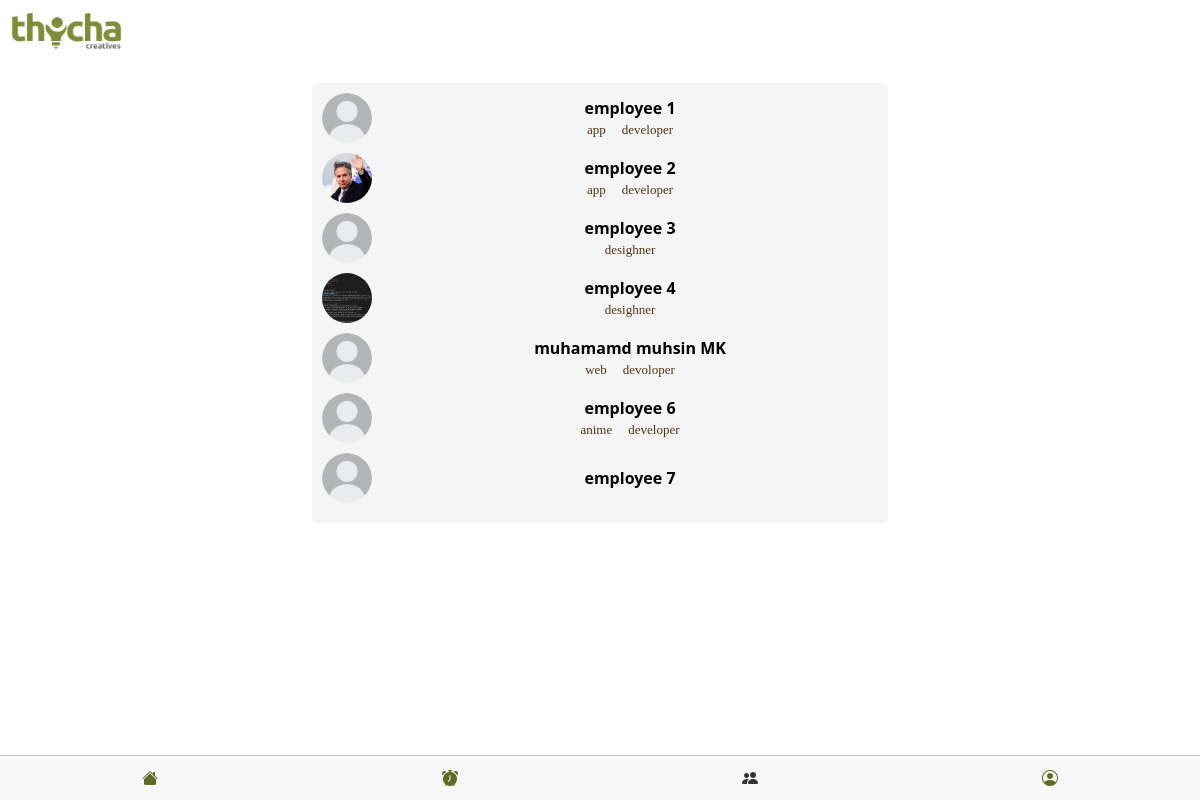
The app's page /employees/ (signed in) with its own data.
### Core/models.py (models this page shows, shortened)
class Employees(models.Model):
    user = models.OneToOneField(User, on_delete=models.CASCADE)
    employees_photo = models.ImageField(upload_to='employees_photo')
    employees_number = models.CharField(max_length=20)
    employees_job = models.CharField(max_length=100)
    employees_address = models.CharField(max_length=20)
    employee_email= models.EmailField()

### Core/views.py (the view)
# urls.py: path('employees/', views.employee_list, name='employee-list'),
@login_required
def employee_list(request):
    employees = Employees.objects.all()
    return render(request, 'employee_list.html', {'employees': employees})

### Core/templates/employee_list.html
{% extends 'base.html' %}
{% load static %}
{% block content %}
{% if request.user.is_superuser %}
    <nav class="navbar navbar-expand-lg navbar-light">
        <div class="container-fluid">
            <img src="{% static 'img/logo/thycha white-01.png' %}" alt="Your Logo">
            <button class="navbar-toggler" type="button" data-bs-toggle="collapse" data-bs-target="#navbarNav" aria-controls="navbarNav" aria-expanded="false" aria-label="Toggle navigation" id="menu-toggle">
                <span class="bi bi-list" id="menu-icon"></span>
            </button>
            <div class="collapse navbar-collapse" id="navbarNav">
                <ul class="navbar-nav text-center ms-auto">
                    <li class="nav-item">
                        <a class="nav-link" href="{% url 'index' %}"><i class="bi bi-house-door-fill"></i> Home</a>
                    </li>
                    <li class="nav-item">
                        <a class="nav-link" href="{% url 'project-list' %}"><i class="bi bi-kanban-fill"></i> Projects</a>
                    </li>
                    <li class="nav-item active">
                        <a class="nav-link" href="{% url 'employee-list' %}"><i class="bi bi-people-fill"></i> Members</a>
                    </li>
                    <li class="nav-item">
                        <a class="nav-link" href="{% url 'timesheet-list' %}"><i class="bi bi-alarm-fill"></i> Timesheets</a>
                    </li>
                </ul>
                <ul class="navbar-nav text-center ms-auto">
                    <li class="nav-item">
                        <a class="nav-link" href="#"><i class="bi bi-person-circle"></i></a>
                    </li>
                    <li class="nav-item">
                        <a class="nav-link" href="{% url 'logout' %}"><i class="bi bi-power"></i></a>
                    </li>
                </ul>
            </div>
        </div>
    </nav>
    <div class="create-employee">
        <button class="btn btn-primary">
            <a href="{% url 'employee-create' %}">Create New Member</a>
        </button>
    </div>
    <div class="container">
        <div class="chat-list">
          {% for employee in employees %}
          <div class="chat-item">
            {% if employee.employees_photo %}
            <img src="{{ employee.employees_photo.url }}" alt="Employee Photo" class="chat-item__image">
            {% else %}
            <img src="{% static 'img/profile/default.jpg' %}" alt="Default Photo" class="chat-item__image">
            {% endif %}
            <a href="{% url 'employee_details' employee.id %}" class="chat-item__details text-center">
                <div>
                  <p class="chat-item__name">
                    {{ employee.user.first_name }} {{ employee.user.last_name }}
                  </p>
                  <p class="chat-item__job">{{ employee.employees_job }}</p>
                </div>
              </a>
            <div class="chat-item__actions text-center">
              <a href="{% url 'employee-update' employee.pk %}" class="chat-item__action"><i class="bi bi-pencil-square"></i></a>
              <a href="{% url 'employee-delete' employee.pk %}" class="chat-item__action"  onclick="return confirm('Are you sure you want to delete this ?')">
                <i class="bi bi-trash3-fill table-delete"></i>
            </a>
            </div>
          </div>
          {% endfor %}
        </div>
    </div>
{% else %}
    <nav>
        <ul>
        <li><a href="{% url 'index' %}" ><i class="bi bi-house-fill"></i></a></li>
        <li><a href="{% url 'timesheet-list' %}"><i class="bi bi-alarm-fill"></i></a></li>
        <li><a href="{% url 'employee-list' %}" class="active"><i class="bi bi-people-fill"></i></a></li>
        <li><a href="{% url 'profile' %}" ><i class="bi bi-person-circle"></i></a></li>
        </ul>
    </nav>
    <header>
        <img src="{% static 'img/logo/thycha-01.png' %}" alt="Your Logo">
    </header>
    <div class="container">
        <div class="chat-list">
        {% for employee in employees %}
        <div class="chat-item">
            {% if employee.employees_photo %}
            <img src="{{ employee.employees_photo.url }}" alt="Employee Photo" class="chat-item__image">
            {% else %}
            <img src="{% static 'img/profile/default.jpg' %}" alt="Default Photo" class="chat-item__image">
            {% endif %}
            <a href="{% url 'employee_details' employee.id %}" class="chat-item__details text-center">
                <div>
                <p class="chat-item__name">
                    {{ employee.user.first_name }} {{ employee.user.last_name }}
                </p>
                <p class="chat-item__job">{{ employee.employees_job }}</p>
                </div>
            </a>
        </div>
        {% endfor %}
        </div>
    </div>
{% endif %}
{% endblock content %}

### Core/templates/base.html (shortened to what this page needs)
<!DOCTYPE html>
{% load static %}
<html lang="en">
<head>
    <link href="https://cdn.jsdelivr.net/npm/bootstrap@5.3.0-alpha3/dist/css/bootstrap.min.css" rel="stylesheet">
    <link rel="stylesheet" href="https://cdn.jsdelivr.net/npm/bootstrap-icons@1.10.5/font/bootstrap-icons.css">
    <link href='https://unpkg.com/boxicons@2.1.4/css/boxicons.min.css' rel='stylesheet'>
    <link rel="stylesheet" href="{% static 'css/nav.css' %}">
    <link rel="stylesheet" href="{% static 'css/dash.css' %}">
    <link rel="stylesheet" href="{% static 'css/nav2.css' %}">
    <link rel="stylesheet" href="{% static 'css/project_list.css' %}">
    <link rel="stylesheet" href="{% static 'css/create_project.css' %}">
    <link rel="stylesheet" href="{% static 'css/employee_list.css' %}">
    <link rel="stylesheet" href="{% static 'css/employee_details.css' %}">
    <link rel="stylesheet" href="{% static 'css/employee_create_update.css' %}">
    <link rel="stylesheet" href="{% static 'css/timesheet_list.css' %}">
</head>
<body>
    {% block content %}
    {% endblock content %}
</body>
</html>

### static/css/nav2.css (style rules this page uses)
nav { position: fixed; bottom: 0; width: 100%; background-color: #f8f8f8; border-top: 1px solid #ccc; }
nav ul { display: flex; justify-content: space-around; padding: 0; margin: 0; list-style: none; }
nav ul li { flex-grow: 1; }
nav ul li a { display: block; text-align: center; padding: 10px 0; color: #5e6c23; text-decoration: none; transition: color 0.3s; }
nav ul li a.active { color: #333; }
header img { width: 113px; height: 43px; animation: pulse 7s infinite; margin: 10px; }

### static/css/employee_list.css (style rules this page uses)
.text-center { text-align: center; }
.container { max-width: 600px; margin: 0 auto; }
.chat-list { background-color: #f5f5f5; border-radius: 5px; padding: 10px; margin-top: 20px; }
.chat-item { display: flex; align-items: center; margin-bottom: 10px; }
.chat-item__image { width: 50px; height: 50px; border-radius: 50%; object-fit: cover; margin-right: 10px; }
.chat-item__details { flex-grow: 1; }
.chat-item__name { font-weight: bold; color: #000; text-decoration: none; }
.chat-item__details { text-decoration: none; }
.chat-item__job { margin-top: 0; margin-bottom: 0rem; font-size: 13px; font-family: emoji; color: rgb(79, 52, 18); }
.chat-item__name { margin-top: 0; margin-bottom: 0rem; }

### static/css/employee_details.css (style rules this page uses)
.container { max-width: 600px; margin: 0 auto; }

### static/css/timesheet_list.css (style rules this page uses)
* { margin: 0; padding: 0; box-sizing: border-box; }

### records on screen
Employees: user.first_name "employee", user.last_name "1", employees_job "app developer"
Employees: employees_photo (picture), user.first_name "employee", user.last_name "2", employees_job "app developer"
Employees: user.first_name "employee", user.last_name "3", employees_job "desighner"
Employees: employees_photo (picture), user.first_name "employee", user.last_name "4", employees_job "desighner"
Employees: user.first_name "muhamamd muhsin", user.last_name "MK", employees_job "web devoloper"
Employees: employees_photo (placeholder picture), user.first_name "employee", user.last_name "6", employees_job "anime developer"
Employees: user.first_name "employee", user.last_name "7"
